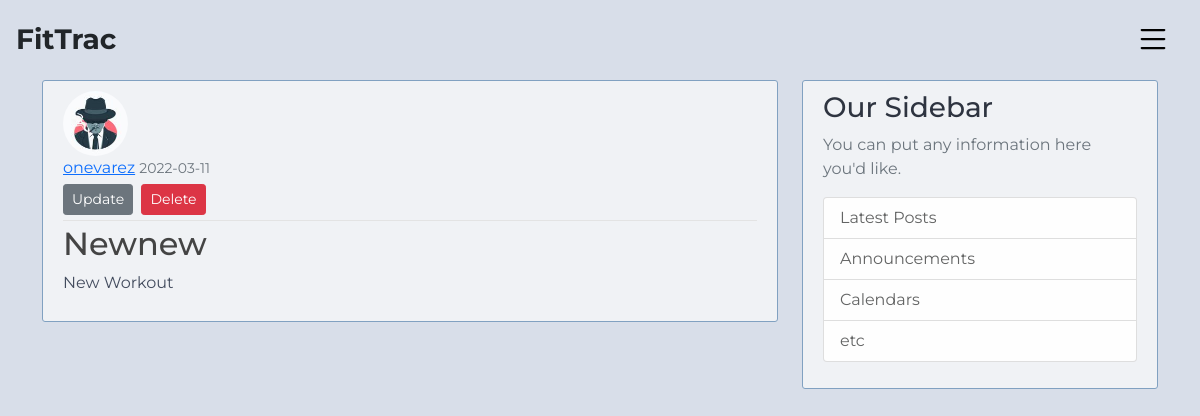
The app's page /post/13 (signed in) with its own data.
### application/models.py (models this page shows, shortened)
class User(db.Model, UserMixin):
    id = db.Column(db.Integer, primary_key=True)
    username = db.Column(db.String(20), unique=True, nullable=False)
    email = db.Column(db.String(120), unique=True, nullable=False)
    image_file = db.Column(db.String(20), nullable=False, default='default.jpg')
    password = db.Column(db.String(60), nullable=False)
    workouts = db.relationship('Workout', backref='member', lazy=True)

class Workout(db.Model):
    id = db.Column(db.Integer, primary_key=True)
    title = db.Column(db.String(60), nullable=False)
    workout_date = db.Column(db.DateTime, nullable=True, default=datetime.utcnow)
    content = db.Column(db.Text, nullable=False)
    user_id = db.Column(db.Integer, db.ForeignKey('user.id'), nullable=False)

### application/workouts/routes.py (the view)
@workouts.route("/post/<int:post_id>")
@login_required
def post(post_id):
    post = Workout.query.get_or_404(post_id)
    return render_template('post.html', title=post.title, post=post)

### application/models.py (called while the page is built)
@login_manager.user_loader
def load_user(user_id):
    return User.query.get(int(user_id))

### application/templates/post.html (shortened to what this page needs)
{% extends "base.html" %}
{% block content %}
  <article class="media content-section">
    <img class="rounded-circle article-img" src="{{ url_for('static', filename='profile_pics/' + post.member.image_file) }}">
    <div class="media-body">
      <div class="article-metadata">
        <a class="mr-2" href="#">{{ post.member.username }}</a>
        <small class="text-muted">{{ post.workout_date.strftime('%Y-%m-%d') }}</small>
        {% if post.member == current_user %}
          <div>
            <a class="btn btn-secondary btn-sm mt-1 mb-1" href="{{ url_for('workouts.update_post', post_id=post.id) }}">Update</a>
            <button type="button" class="btn btn-danger btn-sm m-1" data-bs-toggle="modal" data-bs-target="#deleteModal">Delete</button>
          </div>
        {% endif %}
      </div>
      <h2 class="article-title">{{ post.title }}</h2>
      <p class="article-content">{{ post.content }}</p>
    </div>
  </article>
{% endblock content %}

### application/static/main.css (style rules this page uses)
:root { --bs-body-font-family: 'Montserrat', sans-serif; }
body { background: #D8DEE9; color: #434C5E; margin-top: 5rem; }
h1, h2, h3, h4, h5, h6 { color: #2E3440; }
.content-section { background: #f0f2f5; padding: 10px 20px; border: 1px solid #81A1C1; border-radius: 3px; margin-bottom: 20px; }
.article-title { color: #444444; }
.article-content { white-space: pre-line; }
.article-img { height: 65px; width: 65px; margin-right: 16px; }
.article-metadata { padding-bottom: 1px; margin-bottom: 4px; border-bottom: 1px solid #e3e3e3 }

### records on screen
User: image_file (picture), member.username "onevarez"
Workout: workout_date "2022-03-11", title "Newnew", content "New Workout"
